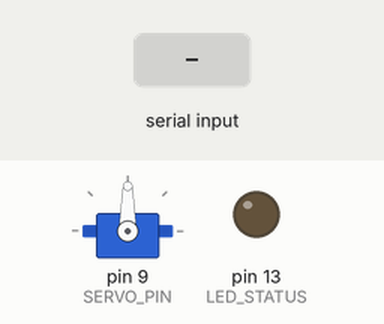
Recording of a sketch running on a simulated Arduino Mega 2560, built with avr-gcc and run on an emulated ATmega2560. On the bench: servo, output pins drawn as LEDs (lit = HIGH). The test bench sets the inputs (shaded band). What the sketch prints to the serial monitor is not drawn.

Above: at 1.7 s.
1.8 s: "CMD:\n" received over Serial
At 2.8 s:
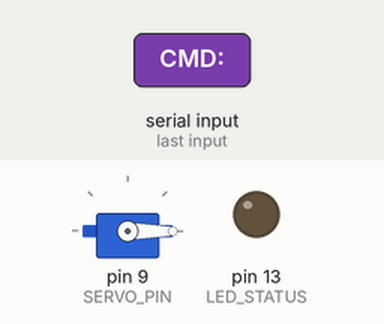
3.9 s: "open\n" received over the second serial link
At 5.3 s:
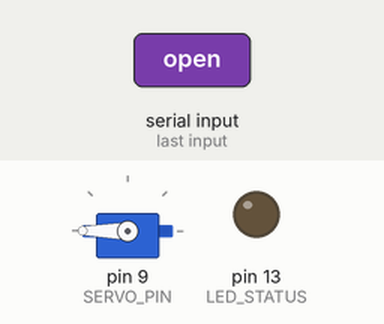
6.5 s: "close\n" received over Serial
At 6.65 s:
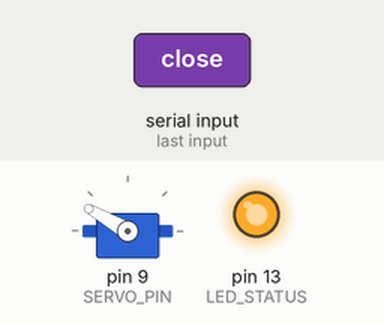
8.8 s: "on\n" received over the second serial link
At 9.72 s:
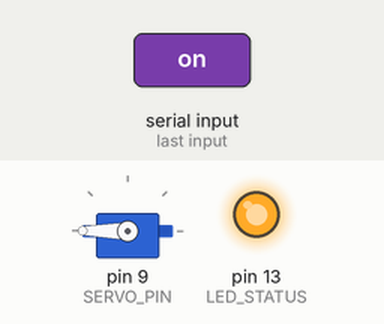
11.0 s: "90,45\n" received over Serial
At 12.5 s:
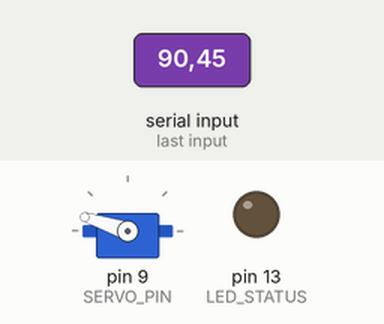
12.8 s: "30,150\n" received over the second serial link
At 14.4 s:
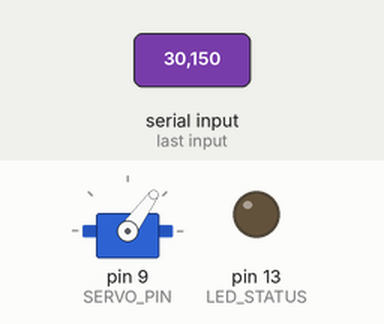
Timing chart, 0 to 15.9 s (numbered marks = the images above; inputs shaded):
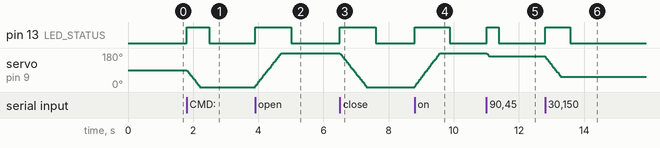

The sketch:

actuator_motor.ino
```cpp
#include <Servo.h>

#define xbeeSerial Serial1

Servo motor;

const int SERVO_PIN = 9;
const int LED_STATUS = 13;

// Motor limits
const int ANGLE_MIN = 0;
const int ANGLE_MAX = 180;
const int SPEED_STEP = 5;  // Degrees per step for smooth movement

// Current state
int currentAngle = 90;  // Start at middle position
int targetAngle = 90;
bool motorActive = false;

// Timing
const unsigned long STATUS_INTERVAL = 30000;  // Report status every 30s
const unsigned long MOVE_DELAY = 20;          // Delay between steps (smoothness)
unsigned long lastStatus = 0;
unsigned long lastMove = 0;

// Device identification
const char* DEVICE_ID = "motor_001";
const char* ROOM = "X101";
const char* BUILDING = "orion";

// What this motor controls
const char* MOTOR_TYPE = "ventilation";  // Options: ventilation, blinds, valve

void setup() {
  Serial.begin(9600);
  while (!Serial) { ; }

  xbeeSerial.begin(9600);

  motor.attach(SERVO_PIN);
  motor.write(currentAngle);

  pinMode(LED_STATUS, OUTPUT);

  Serial.println(F("========================================"));
  Serial.println(F("  Motor Actuator - Campus IoT"));
  Serial.print(F("  Room: "));
  Serial.println(ROOM);
  Serial.print(F("  Type: "));
  Serial.println(MOTOR_TYPE);
  Serial.println(F("========================================"));
  Serial.println(F("Commands via XBee:"));
  Serial.println(F("  CMD:motor:0-100  (percentage)"));
  Serial.println(F("  CMD:motor:open   (100%)"));
  Serial.println(F("  CMD:motor:close  (0%)"));
  Serial.println(F("  CMD:motor:toggle"));
  Serial.println(F("========================================"));
  Serial.println();

  // Send initial status
  sendStatus("startup");
}

void loop() {
  // Check for commands from XBee (forwarded by gateway)
  if (xbeeSerial.available()) {
    String incoming = xbeeSerial.readStringUntil('\n');
    incoming.trim();
    if (incoming.length() > 0) {
      processCommand(incoming, "XBee");
    }
  }

  // Also check USB serial for testing
  if (Serial.available()) {
    String incoming = Serial.readStringUntil('\n');
    incoming.trim();
    if (incoming.length() > 0) {
      processCommand(incoming, "USB");
    }
  }

  // Smooth movement towards target
  if (currentAngle != targetAngle && millis() - lastMove >= MOVE_DELAY) {
    if (currentAngle < targetAngle) {
      currentAngle = min(currentAngle + SPEED_STEP, targetAngle);
    } else {
      currentAngle = max(currentAngle - SPEED_STEP, targetAngle);
    }
    motor.write(currentAngle);
    lastMove = millis();

    // LED indicates movement
    digitalWrite(LED_STATUS, HIGH);

    // Send status when movement completes
    if (currentAngle == targetAngle) {
      sendStatus("moved");
      digitalWrite(LED_STATUS, LOW);
    }
  }

  // Periodic status report
  if (millis() - lastStatus >= STATUS_INTERVAL) {
    sendStatus("heartbeat");
    lastStatus = millis();
  }

  delay(10);
}

void processCommand(String data, const char* source) {
  Serial.print(F("["));
  Serial.print(source);
  Serial.print(F("] Command: "));
  Serial.println(data);

  // Expected format: CMD:topic:value or just value for testing
  String command = data;

  // Extract value if CMD format
  if (data.startsWith("CMD:")) {
    int lastColon = data.lastIndexOf(':');
    if (lastColon > 4) {
      command = data.substring(lastColon + 1);
    }
  }

  command.toLowerCase();

  // Parse command
  if (command == "open" || command == "on") {
    setMotorPosition(100);
  }
  else if (command == "close" || command == "off") {
    setMotorPosition(0);
  }
  else if (command == "toggle") {
    int newPos = (currentAngle > 90) ? 0 : 100;
    setMotorPosition(newPos);
  }
  else if (command == "stop") {
    targetAngle = currentAngle;  // Stop where we are
    sendStatus("stopped");
  }
  else {
    // Try to parse as number (0-100 percentage)
    int value = command.toInt();
    if (value >= 0 && value <= 100) {
      setMotorPosition(value);
    } else {
      Serial.println(F("Unknown command. Use: 0-100, open, close, toggle"));
    }
  }
}

void setMotorPosition(int percentage) {
  // Convert percentage to angle
  targetAngle = map(percentage, 0, 100, ANGLE_MIN, ANGLE_MAX);
  motorActive = (percentage > 0);

  Serial.print(F("  -> Moving to "));
  Serial.print(percentage);
  Serial.print(F("% (angle: "));
  Serial.print(targetAngle);
  Serial.println(F(")"));
}

void sendStatus(const char* trigger) {
  // Calculate current percentage
  int percentage = map(currentAngle, ANGLE_MIN, ANGLE_MAX, 0, 100);

  // Build JSON message
  String message = "DATA:{";
  message += "\"device_id\":\"" + String(DEVICE_ID) + "\",";
  message += "\"actuator\":\"motor\",";
  message += "\"type\":\"" + String(MOTOR_TYPE) + "\",";
  message += "\"position\":" + String(percentage) + ",";
  message += "\"angle\":" + String(currentAngle) + ",";
  message += "\"target\":" + String(map(targetAngle, ANGLE_MIN, ANGLE_MAX, 0, 100)) + ",";
  message += "\"active\":" + String(motorActive ? "true" : "false") + ",";
  message += "\"trigger\":\"" + String(trigger) + "\",";
  message += "\"room\":\"" + String(ROOM) + "\",";
  message += "\"building\":\"" + String(BUILDING) + "\",";
  message += "\"timestamp\":" + String(millis() / 1000);
  message += "}";

  // Send via XBee
  xbeeSerial.println(message);

  // Debug output
  Serial.println(message);
  Serial.print(F("  -> Position: "));
  Serial.print(percentage);
  Serial.print(F("% | Active: "));
  Serial.println(motorActive ? "YES" : "NO");
  Serial.println();

  lastStatus = millis();
}
```

Measured:
- after the input at 1.8 s, pin 13 (LED_STATUS): LOW → HIGH at once, → LOW 0.68 s later; servo on pin 9 (SERVO_PIN): moves from 90° to 0° over 0.39 s, starting at once
- after the input at 3.9 s, pin 13 (LED_STATUS): LOW → HIGH at once, → LOW 1.1 s later; servo on pin 9 (SERVO_PIN): moves from 0° to 180° over 0.80 s, starting at once
- after the input at 6.5 s, pin 13 (LED_STATUS): LOW → HIGH at once, → LOW 1.1 s later; servo on pin 9 (SERVO_PIN): moves from 180° to 0° over 0.81 s, starting at once
- after the input at 8.8 s, pin 13 (LED_STATUS): LOW → HIGH at once, → LOW 1.1 s later; servo on pin 9 (SERVO_PIN): moves from 0° to 180° over 0.77 s, starting at once
- after the input at 11.0 s, pin 13 (LED_STATUS): LOW → HIGH at once, → LOW 0.37 s later; servo on pin 9 (SERVO_PIN): 180° → 162° at once
- after the input at 12.8 s, pin 13 (LED_STATUS): LOW → HIGH at once, → LOW 0.77 s later; servo on pin 9 (SERVO_PIN): moves from 162° to 54° over 0.47 s, starting at once
